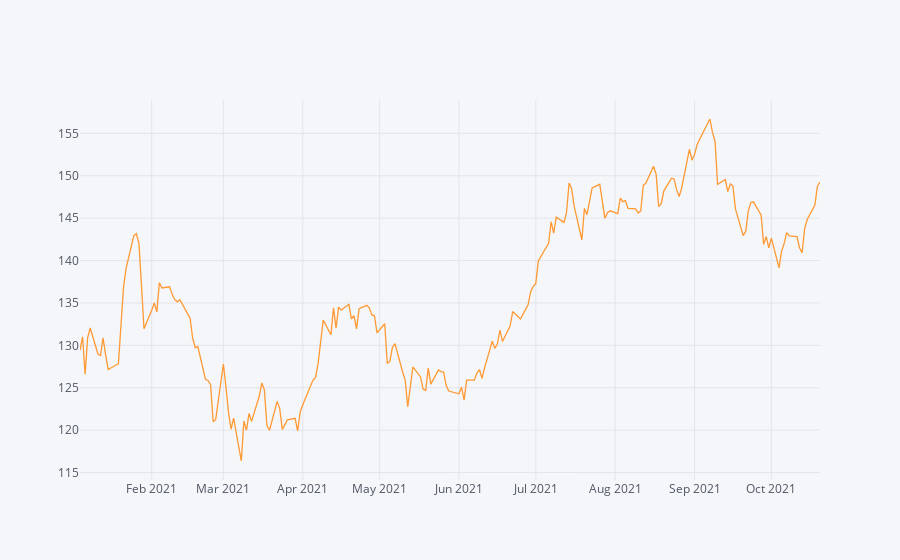

Notebook cell for this chart:
### Code cell
fig.show()

### Figure 1 — Plotly figure (JSON) as saved in the notebook; plotly's stock layout.template omitted (floating-point values rounded to 4 significant figures; data arrays with more than 128 entries replaced by an {"elided": "..."} marker saying what was removed)
{"data": [{"line": {"color": "rgba(255, 153, 51, 1.0)", "dash": "solid", "shape": "linear", "width": 1.3}, "mode": "lines", "name": "Close", "text": "", "type": "scatter", "x": {"elided": "202 str values"}, "y": {"elided": "202 float values"}}], "layout": {"legend": {"bgcolor": "#F5F6F9", "font": {"color": "#4D5663"}}, "paper_bgcolor": "#F5F6F9", "plot_bgcolor": "#F5F6F9", "title": {"font": {"color": "#4D5663"}}, "xaxis": {"gridcolor": "#E1E5ED", "showgrid": true, "tickfont": {"color": "#4D5663"}, "title": {"font": {"color": "#4D5663"}, "text": ""}, "zerolinecolor": "#E1E5ED"}, "yaxis": {"gridcolor": "#E1E5ED", "showgrid": true, "tickfont": {"color": "#4D5663"}, "title": {"font": {"color": "#4D5663"}, "text": ""}, "zerolinecolor": "#E1E5ED"}}}
